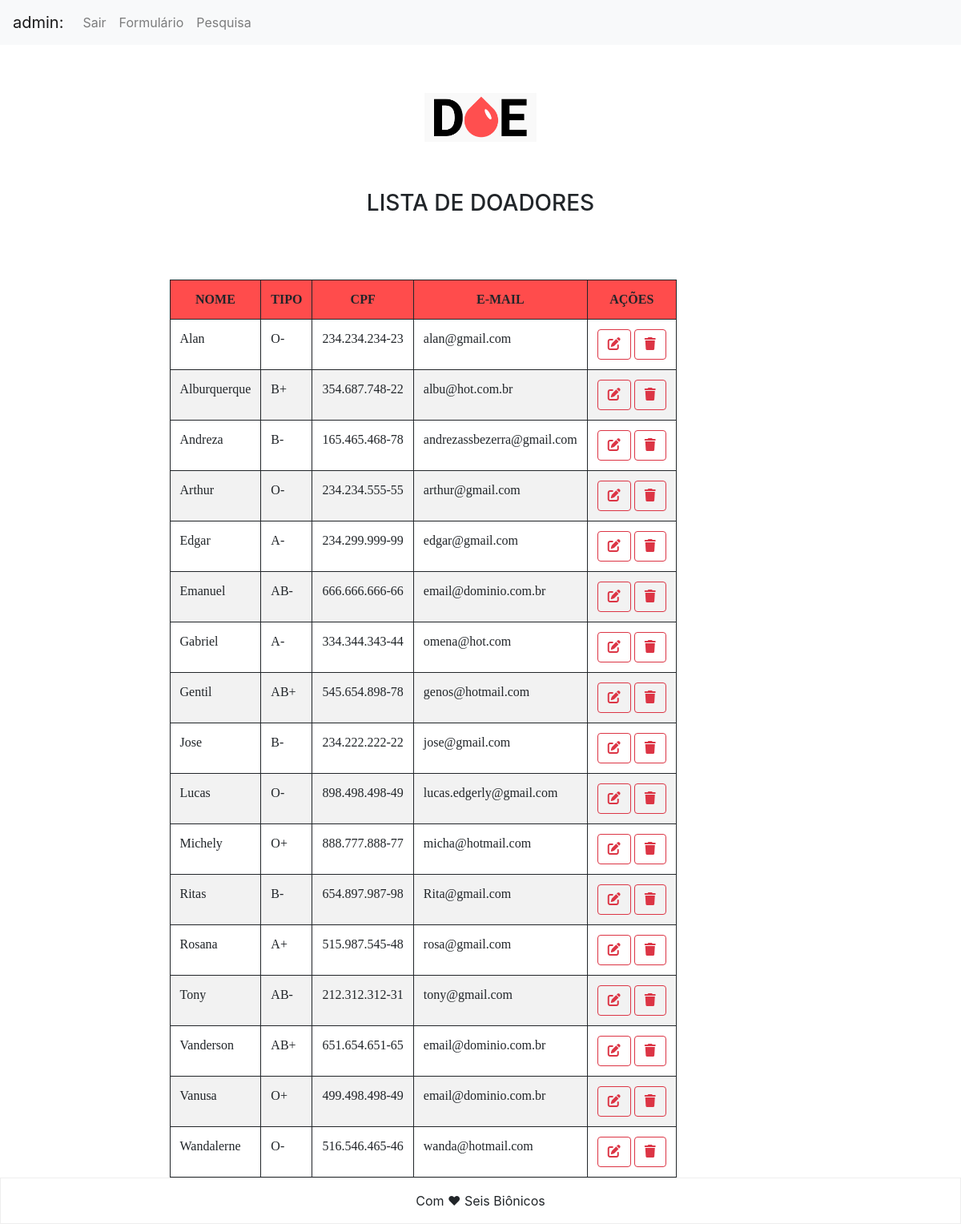
Screenshot of /control_doadores.php (signed in) with the database file from the repository.
### tables this page shows
CREATE TABLE `doadores` (
  `id` int(11) NOT NULL,
  `nome` varchar(30) NOT NULL,
  `email` varchar(50) NOT NULL,
  `cpf` varchar(25) NOT NULL,
  `tipo` varchar(3) NOT NULL
);

### listar.php (called while the page is built)
<?php
  $consulta = "SELECT * FROM doadores order by nome";
  $con = $mysqli -> query ($consulta) or die ($consulta -> error);
?>

### control_doadores.php (the view, shortened to what this page needs)
<!-- <?php
include('conexao.php');
include('listar.php');
?>  -->
<!DOCTYPE html>
<html lang="pt-br">
<head>
    <link rel="stylesheet" href="css/style.css" type="text/css">
    <link rel="stylesheet" href="css/bootstrap.min.css" type="text/css">
</head>
<nav class="navbar navbar-expand-lg navbar-light bg-light">
  <a class="navbar-brand" href="#"><?php echo $_SESSION['user'];?>:</a>
  <div class="collapse navbar-collapse" id="navbarSupportedContent">
    <ul class="navbar-nav mr-auto">
    <li class="nav-item">
        <a class="nav-link" href="logout.php">Sair</a>
      </li>
      <li class="nav-item">
        <a class="nav-link" href="form.php">Formulário</a>
      </li>
      <li class="nav-item">
        <a class="nav-link" href="pesquisa_doadores.php">Pesquisa</a>
      </li>
    </ul>
  </div>
  </nav>
<body>
<header>
    <img class="logo" src="./assets/logo.png" alt="DOE">
    <h3>LISTA DE DOADORES</h3>
</header>
<div class="container">
    <div class="table-responsive">
        <table id="lista" class="table table-responsive table table-bordered table-striped">
            <tr id="lista">
                <th id="titulo">NOME</th>
                <th id="titulo">TIPO</th>
                <th id="titulo">CPF</th>
                <th id="titulo">E-MAIL</th>
                <th id="titulo">AÇÕES</th>
            </tr>
            <?php while ($dado = $con -> fetch_array()){ ?>
                <tr>
                    <td id="lista"><?php echo $dado["nome"] ?></td>
                    <td id="lista"><?php echo $dado["tipo"] ?></td>
                    <td id="lista"><?php echo $dado["cpf"] ?></td>
                    <td id="lista"><?php echo $dado["email"] ?></td>
                    <td id="lista">
                        <a class="btn btn-outline-danger" href='edita_doador.php?id=<?=$dado["id"]?>' title="EDITAR"><span class="fas fa-edit"></span></a>
                        <a class="btn btn-outline-danger" href='deletar.php?id=<?=$dado["id"]?>' title="EXCLUIR"><span class="fas fa-trash"></span></a>
                    </td>
                </tr>
            <?php }?>
        </table>
    </div>
</div>
<footer>Com ❤ Seis Biônicos</footer>
</body>
</html>

### css/style.css (style rules this page uses)
html, body { margin: 0; }
* { box-sizing: border-box; }
body { display: flex; flex-direction: column; height: 100vh; font-family: 'Roboto', sans-serif; background-color: #f9f9f9; }
header, main, .form { margin:0 auto 70px; width: 90%; max-width: 600px; }
.logo { width: 140px; margin: 60px 0px; }
header, main, footer { text-align: center; }
footer { margin-top: auto; padding: 16px; border: 1px solid #eee; }
table#lista { max-width: 70%; min-width: 50%; margin: auto auto; text-align: left; font-family: verdana; }
tr#lista { border: solid 1px; }
td#lista { border: solid 1px; }
th#titulo { font-family: verdana; text-align: center; border: solid 1px; background-color: hsl(0, 100%, 65%); }

### rows the page displays
doadores: nome "Alan", tipo "O-", cpf "234.234.234-23", email "alan@gmail.com"
doadores: nome "Alburquerque", tipo "B+", cpf "354.687.748-22", email "albu@hot.com.br"
doadores: nome "Andreza", tipo "B-", cpf "165.465.468-78", email "andrezassbezerra@gmail.com"
doadores: nome "Arthur", tipo "O-", cpf "234.234.555-55", email "arthur@gmail.com"
doadores: nome "Edgar", tipo "A-", cpf "234.299.999-99", email "edgar@gmail.com"
doadores: nome "Emanuel", tipo "AB-", cpf "666.666.666-66", email "email@dominio.com.br"
doadores: nome "Gabriel", tipo "A-", cpf "334.344.343-44", email "omena@hot.com"
doadores: nome "Gentil", tipo "AB+", cpf "545.654.898-78", email "genos@hotmail.com"
doadores: nome "Jose", tipo "B-", cpf "234.222.222-22", email "jose@gmail.com"
doadores: nome "Lucas", tipo "O-", cpf "898.498.498-49", email "lucas.edgerly@gmail.com"
doadores: nome "Michely", tipo "O+", cpf "888.777.888-77", email "micha@hotmail.com"
doadores: nome "Ritas", tipo "B-", cpf "654.897.987-98", email "Rita@gmail.com"
doadores: nome "Rosana", tipo "A+", cpf "515.987.545-48", email "rosa@gmail.com"
doadores: nome "Tony", tipo "AB-", cpf "212.312.312-31", email "tony@gmail.com"
doadores: nome "Vanderson", tipo "AB+", cpf "651.654.651-65", email "email@dominio.com.br"
doadores: nome "Vanusa", tipo "O+", cpf "499.498.498-49", email "email@dominio.com.br"
doadores: nome "Wandalerne", tipo "O-", cpf "516.546.465-46", email "wanda@hotmail.com"

### other values shown
$_SESSION['user'] "admin"
